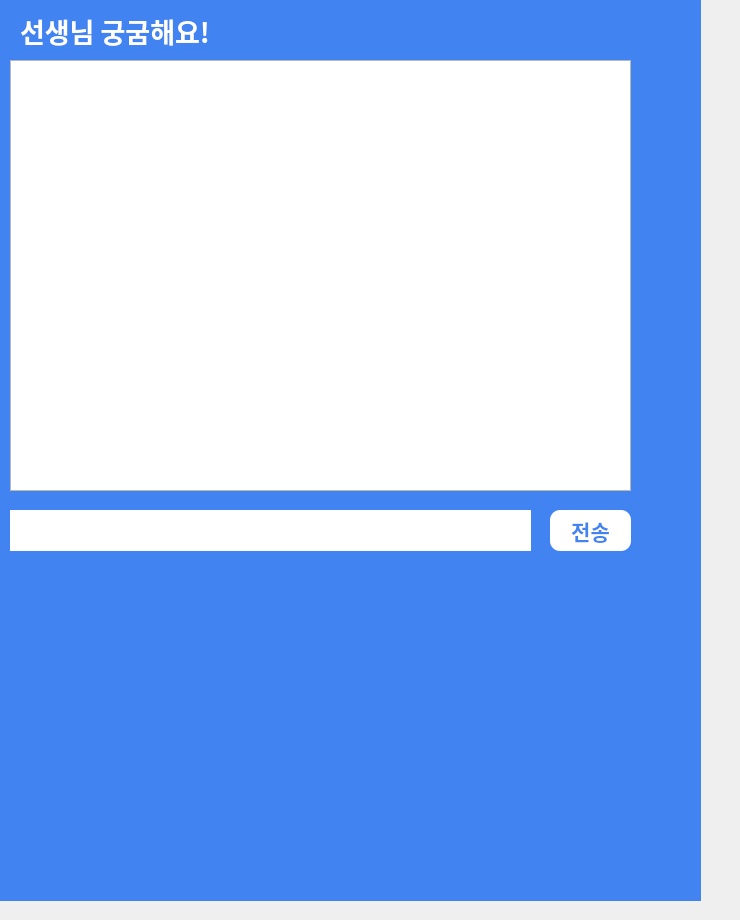
     <widget class="QWidget" name="page_4">
      <widget class="QLineEdit" name="qna_line">
       <property name="geometry">
        <rect>
         <x>10</x>
         <y>510</y>
         <width>521</width>
         <height>41</height>
        </rect>
       </property>
       <property name="font">
        <font>
         <family>배달의민족 한나체 Pro</family>
         <pointsize>15</pointsize>
        </font>
       </property>
       <property name="styleSheet">
        <string notr="true">border-style: solid;
</string>
       </property>
      </widget>
      <widget class="QPushButton" name="qna_send">
       <property name="geometry">
        <rect>
         <x>550</x>
         <y>510</y>
         <width>81</width>
         <height>41</height>
        </rect>
       </property>
       <property name="font">
        <font>
         <family>배달의민족 한나체 Pro</family>
         <pointsize>16</pointsize>
         <weight>75</weight>
         <bold>true</bold>
        </font>
       </property>
       <property name="styleSheet">
        <string notr="true">background-color:rgb(255,255,255);

color:rgb(65,131,240);
border-radius: 10px;</string>
       </property>
       <property name="text">
        <string>전송</string>
       </property>
      </widget>
      <widget class="QLabel" name="label_10">
       <property name="geometry">
        <rect>
         <x>20</x>
         <y>10</y>
         <width>201</width>
         <height>41</height>
        </rect>
       </property>
       <property name="font">
        <font>
         <family>배달의민족 한나체 Pro</family>
         <pointsize>20</pointsize>
         <weight>75</weight>
         <bold>true</bold>
        </font>
       </property>
       <property name="styleSheet">
        <string notr="true">
color:rgb(255,255,255);</string>
       </property>
       <property name="text">
        <string>선생님 궁굼해요!</string>
       </property>
      </widget>
      <widget class="QLabel" name="label_20">
       <property name="geometry">
        <rect>
         <x>-30</x>
         <y>-10</y>
         <width>731</width>
         <height>911</height>
        </rect>
       </property>
       <property name="styleSheet">
        <string notr="true">background-color:rgb(65,131,240);
color:white;
</string>
       </property>
       <property name="text">
        <string/>
       </property>
      </widget>
      <widget class="QListWidget" name="listWidget">
       <property name="geometry">
        <rect>
         <x>10</x>
         <y>60</y>
         <width>621</width>
         <height>431</height>
        </rect>
       </property>
       <property name="font">
        <font>
         <family>배달의민족 한나체 Pro</family>
         <pointsize>13</pointsize>
        </font>
       </property>
      </widget>
      <zorder>label_20</zorder>
      <zorder>qna_line</zorder>
      <zorder>qna_send</zorder>
      <zorder>label_10</zorder>
      <zorder>listWidget</zorder>
     </widget>
